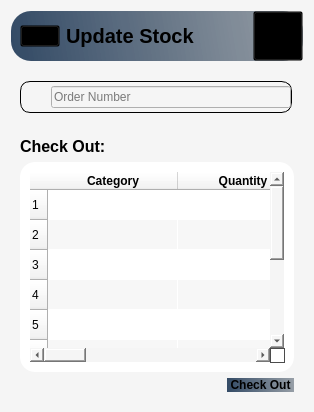
      <widget class="QWidget" name="UpdateStock_page">
       <property name="styleSheet">
        <string notr="true">*{
background-color:#f5f5f5;
}
#HeaderFrame_7{
background-color:qlineargradient(spread:pad,x1:0,y1:0.505682,x2:1,y2:0.477,stop:0 rgba(20,47,78,219),stop:1 rgba(85,98,112,150));
 border-radius: 20px;
}
#widget_59,QPushButton,QLabel,#widget_58,#table_UpdateStock,#widget_62{
background:transparent;
}
#widget_61{
background-color:#ffffff;
 border-radius: 15px;
}
#btn_CheckOut{
background-color:qlineargradient(spread:pad,x1:0,y1:0.505682,x2:1,y2:0.477,stop:0 rgba(20,47,78,219),stop:1 rgba(85,98,112,150));
 border-radius: 15px;
}
#searchframe_2{
background-color:#fffff;
border-radius: 10px;
border: 1px solid #000000
}
#btn_CheckOut:hover{
background-color:#ececec;
}
#accountBtn_8:hover{
background-color:#ececec;
border-radius:20px;
}</string>
       </property>
       <layout class="QVBoxLayout" name="verticalLayout_56">
        <item>
         <widget class="QWidget" name="widget_57" native="true">
          <layout class="QVBoxLayout" name="verticalLayout_57">
           <property name="spacing">
            <number>0</number>
           </property>
           <property name="leftMargin">
            <number>0</number>
           </property>
           <property name="topMargin">
            <number>0</number>
           </property>
           <property name="rightMargin">
            <number>0</number>
           </property>
           <property name="bottomMargin">
            <number>0</number>
           </property>
           <item>
            <widget class="QWidget" name="HeaderFrame_7" native="true">
             <property name="autoFillBackground">
              <bool>false</bool>
             </property>
             <layout class="QHBoxLayout" name="horizontalLayout_72">
              <property name="spacing">
               <number>0</number>
              </property>
              <property name="leftMargin">
               <number>0</number>
              </property>
              <property name="topMargin">
               <number>0</number>
              </property>
              <property name="rightMargin">
               <number>0</number>
              </property>
              <property name="bottomMargin">
               <number>0</number>
              </property>
              <item alignment="Qt::AlignLeft">
               <widget class="QWidget" name="widget_58" native="true">
                <layout class="QHBoxLayout" name="horizontalLayout_73">
                 <property name="topMargin">
                  <number>0</number>
                 </property>
                 <property name="bottomMargin">
                  <number>0</number>
                 </property>
                 <item>
                  <widget class="QPushButton" name="menuBtn_8">
                   <property name="text">
                    <string/>
                   </property>
                   <property name="icon">
                    <iconset resource="Resource.qrc">
                     <normaloff>:/Black Icons/Graphics/featherBlack/menu.svg</normaloff>:/Black Icons/Graphics/featherBlack/menu.svg</iconset>
                   </property>
                   <property name="iconSize">
                    <size>
                     <width>24</width>
                     <height>24</height>
                    </size>
                   </property>
                  </widget>
                 </item>
                 <item>
                  <widget class="QLabel" name="appHeader_8">
                   <property name="font">
                    <font>
                     <pointsize>15</pointsize>
                     <weight>75</weight>
                     <bold>true</bold>
                    </font>
                   </property>
                   <property name="text">
                    <string>Update Stock</string>
                   </property>
                  </widget>
                 </item>
                </layout>
               </widget>
              </item>
              <item>
               <widget class="QWidget" name="widget_59" native="true">
                <layout class="QHBoxLayout" name="horizontalLayout_74">
                 <property name="spacing">
                  <number>0</number>
                 </property>
                 <property name="leftMargin">
                  <number>0</number>
                 </property>
                 <property name="topMargin">
                  <number>0</number>
                 </property>
                 <property name="rightMargin">
                  <number>0</number>
                 </property>
                 <property name="bottomMargin">
                  <number>0</number>
                 </property>
                 <item alignment="Qt::AlignRight">
                  <widget class="QPushButton" name="accountBtn_8">
                   <property name="minimumSize">
                    <size>
                     <width>50</width>
                     <height>50</height>
                    </size>
                   </property>
                   <property name="text">
                    <string/>
                   </property>
                   <property name="icon">
                    <iconset resource="Resource.qrc">
                     <normaloff>:/Black Icons/Graphics/featherBlack/user.svg</normaloff>:/Black Icons/Graphics/featherBlack/user.svg</iconset>
                   </property>
                   <property name="iconSize">
                    <size>
                     <width>32</width>
                     <height>32</height>
                    </size>
                   </property>
                  </widget>
                 </item>
                </layout>
               </widget>
              </item>
             </layout>
            </widget>
           </item>
           <item alignment="Qt::AlignLeft">
            <widget class="QWidget" name="widget_62" native="true">
             <property name="minimumSize">
              <size>
               <width>290</width>
               <height>0</height>
              </size>
             </property>
             <layout class="QHBoxLayout" name="horizontalLayout_75">
              <property name="topMargin">
               <number>20</number>
              </property>
              <property name="bottomMargin">
               <number>15</number>
              </property>
              <item alignment="Qt::AlignTop">
               <widget class="QFrame" name="searchframe_2">
                <property name="minimumSize">
                 <size>
                  <width>160</width>
                  <height>0</height>
                 </size>
                </property>
                <property name="frameShape">
                 <enum>QFrame::StyledPanel</enum>
                </property>
                <property name="frameShadow">
                 <enum>QFrame::Sunken</enum>
                </property>
                <layout class="QHBoxLayout" name="horizontalLayout_76">
                 <property name="spacing">
                  <number>0</number>
                 </property>
                 <property name="leftMargin">
                  <number>0</number>
                 </property>
                 <property name="topMargin">
                  <number>0</number>
                 </property>
                 <property name="rightMargin">
                  <number>0</number>
                 </property>
                 <property name="bottomMargin">
                  <number>0</number>
                 </property>
                 <item>
                  <widget class="QLabel" name="label_50">
                   <property name="minimumSize">
                    <size>
                     <width>30</width>
                     <height>30</height>
                    </size>
                   </property>
                   <property name="maximumSize">
                    <size>
                     <width>30</width>
                     <height>30</height>
                    </size>
                   </property>
                   <property name="text">
                    <string/>
                   </property>
                   <property name="pixmap">
                    <pixmap resource="Resource.qrc">:/Black Icons/Graphics/featherBlack/search.svg</pixmap>
                   </property>
                   <property name="scaledContents">
                    <bool>true</bool>
                   </property>
                  </widget>
                 </item>
                 <item>
                  <widget class="QLineEdit" name="lineEdit_2">
                   <property name="text">
                    <string/>
                   </property>
                   <property name="placeholderText">
                    <string>Order Number</string>
                   </property>
                  </widget>
                 </item>
                </layout>
               </widget>
              </item>
             </layout>
            </widget>
           </item>
           <item>
            <widget class="QWidget" name="widget_60" native="true">
             <layout class="QVBoxLayout" name="verticalLayout_58">
              <item>
               <widget class="QLabel" name="label_49">
                <property name="font">
                 <font>
                  <pointsize>12</pointsize>
                  <weight>75</weight>
                  <bold>true</bold>
                 </font>
                </property>
                <property name="text">
                 <string>Check Out:</string>
                </property>
               </widget>
              </item>
              <item>
               <widget class="QWidget" name="widget_61" native="true">
                <layout class="QVBoxLayout" name="verticalLayout_59">
                 <item>
                  <widget class="QTableWidget" name="table_UpdateStock">
                   <property name="alternatingRowColors">
                    <bool>true</bool>
                   </property>
                   <property name="rowCount">
                    <number>10</number>
                   </property>
                   <attribute name="horizontalHeaderDefaultSectionSize">
                    <number>130</number>
                   </attribute>
                   <attribute name="horizontalHeaderStretchLastSection">
                    <bool>true</bool>
                   </attribute>
                   <row/>
                   <row/>
                   <row/>
                   <row/>
                   <row/>
                   <row/>
                   <row/>
                   <row/>
                   <row/>
                   <row/>
                   <column>
                    <property name="text">
                     <string>Category</string>
                    </property>
                    <property name="font">
                     <font>
                      <weight>75</weight>
                      <bold>true</bold>
                     </font>
                    </property>
                   </column>
                   <column>
                    <property name="text">
                     <string>Quantity</string>
                    </property>
                    <property name="font">
                     <font>
                      <weight>75</weight>
                      <bold>true</bold>
                     </font>
                    </property>
                   </column>
                   <column>
                    <property name="text">
                     <string>Color</string>
                    </property>
                    <property name="font">
                     <font>
                      <weight>75</weight>
                      <bold>true</bold>
                     </font>
                    </property>
                   </column>
                   <column>
                    <property name="text">
                     <string>Total</string>
                    </property>
                    <property name="font">
                     <font>
                      <weight>75</weight>
                      <bold>true</bold>
                     </font>
                    </property>
                   </column>
                   <column>
                    <property name="text">
                     <string>Status</string>
                    </property>
                    <property name="font">
                     <font>
                      <weight>75</weight>
                      <bold>true</bold>
                     </font>
                    </property>
                   </column>
                  </widget>
                 </item>
                </layout>
               </widget>
              </item>
              <item alignment="Qt::AlignRight">
               <widget class="QPushButton" name="btn_CheckOut">
                <property name="font">
                 <font>
                  <weight>75</weight>
                  <bold>true</bold>
                 </font>
                </property>
                <property name="text">
                 <string> Check Out </string>
                </property>
                <property name="icon">
                 <iconset resource="Resource.qrc">
                  <normaloff>:/White Icons/Graphics/featherBlack/log-out.png</normaloff>:/White Icons/Graphics/featherBlack/log-out.png</iconset>
                </property>
                <property name="iconSize">
                 <size>
                  <width>22</width>
                  <height>22</height>
                 </size>
                </property>
               </widget>
              </item>
             </layout>
            </widget>
           </item>
          </layout>
         </widget>
        </item>
       </layout>
      </widget>
